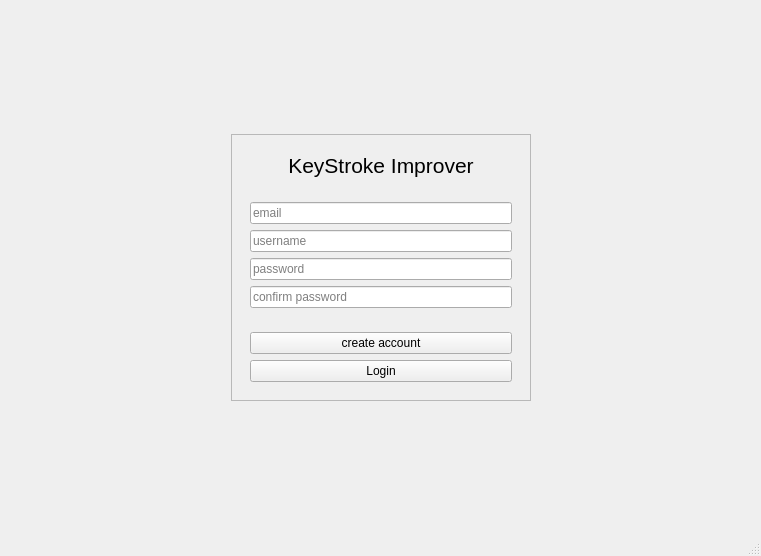
<?xml version="1.0" encoding="UTF-8"?>
<ui version="4.0">
 <class>MainWindow</class>
 <widget class="QMainWindow" name="MainWindow">
  <property name="geometry">
   <rect>
    <x>0</x>
    <y>0</y>
    <width>761</width>
    <height>556</height>
   </rect>
  </property>
  <property name="windowTitle">
   <string>MainWindow</string>
  </property>
  <widget class="QWidget" name="centralwidget">
   <layout class="QGridLayout" name="gridLayout">
    <item row="0" column="1">
     <spacer name="verticalSpacer">
      <property name="orientation">
       <enum>Qt::Vertical</enum>
      </property>
      <property name="sizeHint" stdset="0">
       <size>
        <width>20</width>
        <height>87</height>
       </size>
      </property>
     </spacer>
    </item>
    <item row="1" column="0">
     <spacer name="horizontalSpacer">
      <property name="orientation">
       <enum>Qt::Horizontal</enum>
      </property>
      <property name="sizeHint" stdset="0">
       <size>
        <width>132</width>
        <height>20</height>
       </size>
      </property>
     </spacer>
    </item>
    <item row="1" column="1">
     <widget class="QFrame" name="frame_4">
      <property name="sizePolicy">
       <sizepolicy hsizetype="Fixed" vsizetype="Fixed">
        <horstretch>0</horstretch>
        <verstretch>0</verstretch>
       </sizepolicy>
      </property>
      <property name="minimumSize">
       <size>
        <width>300</width>
        <height>0</height>
       </size>
      </property>
      <property name="frameShape">
       <enum>QFrame::StyledPanel</enum>
      </property>
      <property name="frameShadow">
       <enum>QFrame::Raised</enum>
      </property>
      <layout class="QVBoxLayout" name="verticalLayout_4">
       <item>
        <widget class="QFrame" name="frame_2">
         <property name="frameShape">
          <enum>QFrame::NoFrame</enum>
         </property>
         <property name="frameShadow">
          <enum>QFrame::Raised</enum>
         </property>
         <layout class="QVBoxLayout" name="verticalLayout_2">
          <item>
           <widget class="QLabel" name="label">
            <property name="font">
             <font>
              <pointsize>16</pointsize>
             </font>
            </property>
            <property name="text">
             <string>KeyStroke Improver</string>
            </property>
            <property name="alignment">
             <set>Qt::AlignCenter</set>
            </property>
           </widget>
          </item>
         </layout>
        </widget>
       </item>
       <item>
        <widget class="QFrame" name="frame">
         <property name="frameShape">
          <enum>QFrame::NoFrame</enum>
         </property>
         <property name="frameShadow">
          <enum>QFrame::Raised</enum>
         </property>
         <layout class="QVBoxLayout" name="verticalLayout">
          <item>
           <widget class="QLineEdit" name="lineEdit">
            <property name="placeholderText">
             <string>email</string>
            </property>
           </widget>
          </item>
          <item>
           <widget class="QLineEdit" name="lineEdit_2">
            <property name="placeholderText">
             <string>username</string>
            </property>
           </widget>
          </item>
          <item>
           <widget class="QLineEdit" name="lineEdit_3">
            <property name="placeholderText">
             <string>password</string>
            </property>
           </widget>
          </item>
          <item>
           <widget class="QLineEdit" name="lineEdit_4">
            <property name="placeholderText">
             <string>confirm password</string>
            </property>
           </widget>
          </item>
         </layout>
        </widget>
       </item>
       <item>
        <widget class="QFrame" name="frame_3">
         <property name="frameShape">
          <enum>QFrame::NoFrame</enum>
         </property>
         <property name="frameShadow">
          <enum>QFrame::Raised</enum>
         </property>
         <layout class="QVBoxLayout" name="verticalLayout_3">
          <item>
           <widget class="QPushButton" name="pushButton">
            <property name="text">
             <string>create account</string>
            </property>
           </widget>
          </item>
          <item>
           <widget class="QPushButton" name="register_b_login">
            <property name="text">
             <string>Login</string>
            </property>
           </widget>
          </item>
         </layout>
        </widget>
       </item>
      </layout>
     </widget>
    </item>
    <item row="1" column="2">
     <spacer name="horizontalSpacer_2">
      <property name="orientation">
       <enum>Qt::Horizontal</enum>
      </property>
      <property name="sizeHint" stdset="0">
       <size>
        <width>132</width>
        <height>20</height>
       </size>
      </property>
     </spacer>
    </item>
    <item row="2" column="1">
     <spacer name="verticalSpacer_2">
      <property name="orientation">
       <enum>Qt::Vertical</enum>
      </property>
      <property name="sizeHint" stdset="0">
       <size>
        <width>20</width>
        <height>87</height>
       </size>
      </property>
     </spacer>
    </item>
   </layout>
  </widget>
  <widget class="QMenuBar" name="menubar">
   <property name="geometry">
    <rect>
     <x>0</x>
     <y>0</y>
     <width>761</width>
     <height>22</height>
    </rect>
   </property>
  </widget>
  <widget class="QStatusBar" name="statusbar"/>
 </widget>
 <resources/>
 <connections/>
</ui>
